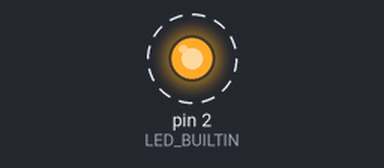
Bench run of a sketch on a simulated Arduino Uno, built with avr-gcc and run on an emulated ATmega328P. On the bench: output pins drawn as LEDs (lit = HIGH). Dashed ring = blinking. What the sketch prints to the serial monitor is not drawn.

Above: at 0.2 s.
Timing chart, 0 to 3.5 s (numbered marks = the images above):
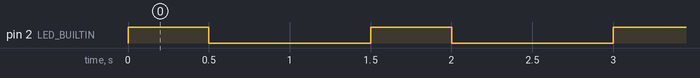

The sketch:

BlinkESP.ino
```cpp
#define LED_BUILTIN 2

void setup() {
  pinMode(LED_BUILTIN, OUTPUT);
  Serial.begin(115200);
  Serial.println();
  Serial.println("Bienvenido al Blinky!!!");
}

void loop() {
  Serial.print("HIGH,");
  digitalWrite(LED_BUILTIN, HIGH);   // turn the LED on (HIGH is the voltage level)
  delay(500);                      // wait for a second
  Serial.println(" LOW.");
  digitalWrite(LED_BUILTIN, LOW);    // turn the LED off by making the voltage LOW
  delay(1000);                       // wait for a second
}
```

Measured:
- by itself, pin 2 (LED_BUILTIN): alternates HIGH for 0.50 s and LOW for 1.0 s
